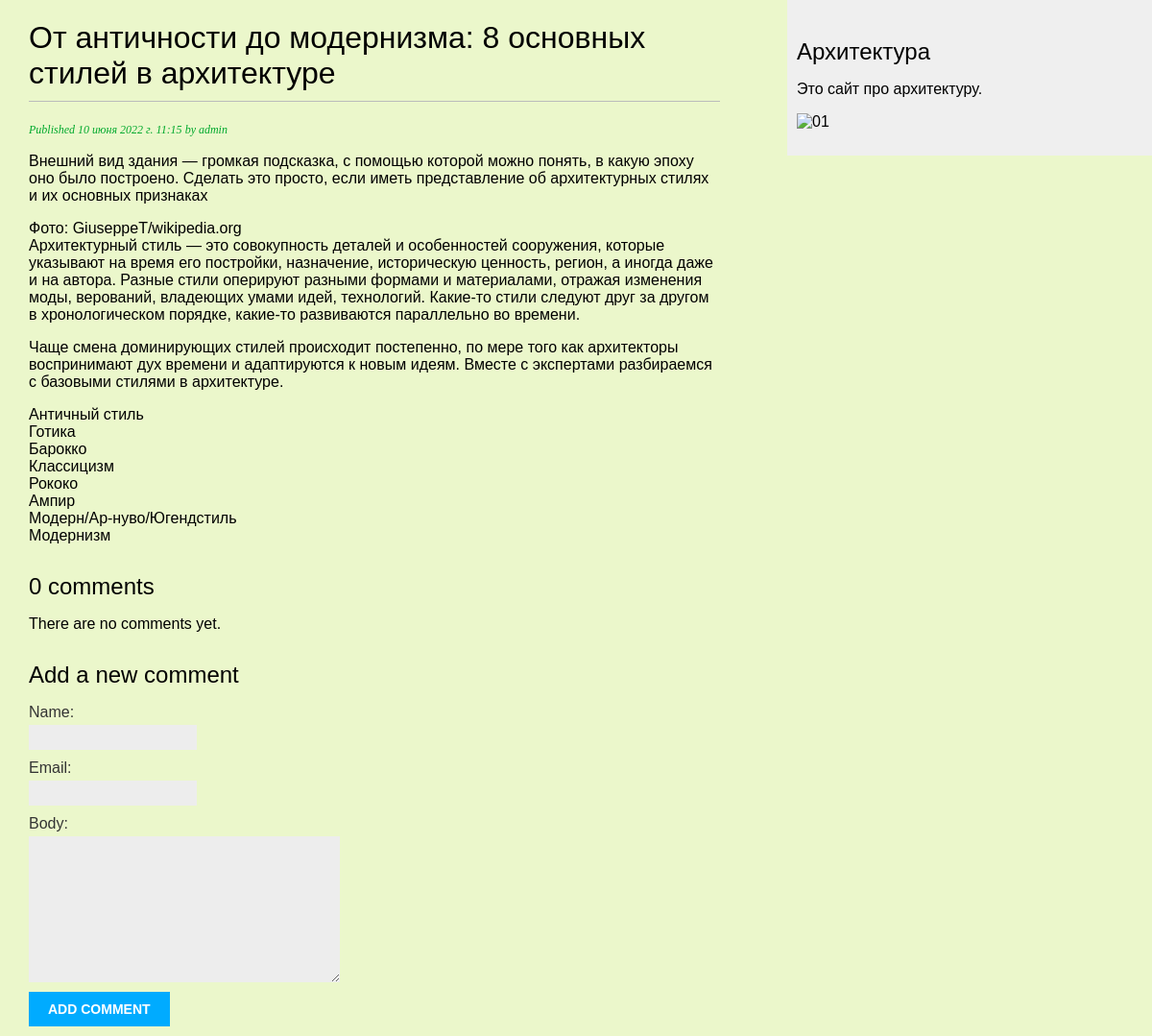
The app's page /blog/4/ with its own data.
### blog/models.py (models this page shows, shortened)
class Post(models.Model):
    class Status(models.TextChoices):
        DRAFT = 'DF', 'Draft'
        PUBLISHED = 'PB', 'Published'
    title = models.CharField(max_length=250)
    slug = models.SlugField(max_length=250)
    author = models.ForeignKey(User,
                               on_delete=models.CASCADE,
                               related_name='blog_posts')
    body = models.TextField()
    publish = models.DateTimeField(default=timezone.now)
    created = models.DateTimeField(auto_now_add=True)
    updated = models.DateTimeField(auto_now=True)
    status = models.CharField(max_length=2,
                              choices=Status.choices,
                              default=Status.DRAFT)
    objects = models.Manager() # The default manager.
    published = PublishedManager() # Our custom manager.
    class Meta:
        ordering = ['-publish']
        indexes = [
            models.Index(fields=['-publish']),
        ]

### blog/views.py (the view)
# urls.py: path('<int:id>/', views.post_detail, name='post_detail'),
def post_detail(request, id):
    post = get_object_or_404(Post, id=id, status=Post.Status.PUBLISHED)
    comments = post.comments.filter(active=True)
    form = CommentForm()
    return render(request, 'blog/post/detail.html', {'post': post, 'comments': comments,
'form': form})

### blog/forms.py
class CommentForm(forms.ModelForm):
    class Meta:
        model = Comment
        fields = ['name', 'email', 'body']

### blog/templates/blog/post/detail.html (shortened to what this page needs)
{% extends "blog/base.html" %}
{% block content %}
  <h1>{{ post.title }}</h1>
  <p class="date">
    Published {{ post.publish }} by {{ post.author }}
  </p>
  {{ post.body|linebreaks }}
  {% with comments.count as total_comments %}
 <h2>{{ total_comments }} comment{{ total_comments|pluralize }}</h2>
{% endwith %}
{% for comment in comments %}
 <div class="comment">
 <p class="info">
 Comment {{ forloop.counter }} by {{ comment.name }}
 {{ comment.created }}
 </p>
 {{ comment.body|linebreaks }}
 </div>
{% empty %}
 <p>There are no comments yet.</p>
{% endfor %}
<h2>Add a new comment</h2>
 <form action="{% url "blog:post_comment" post.id %}" method="post">
 {{ form.as_p }}
 <p><input type="submit" value="Add comment"></p>
 </form>
{% endblock %}

### blog/static/css/blog.css (style rules this page uses)
body { margin:0; padding:0; font-family:helvetica, sans-serif; background: #ebf7cb; }
h1 { font-weight:normal; border-bottom:1px solid #bbb; padding:0 0 10px 0; }
h2 { font-weight:normal; margin:30px 0 0; }
p.date { color:#ccc; font-family: georgia, serif; font-size: 12px; font-style: italic; color: #00a92c; }
label { float:left; clear:both; color:#333; margin-bottom:4px; }
input, textarea { clear:both; float:left; margin:0 0 10px; background:#ededed; border:0; padding:6px 10px; font-size:12px; }
input[type=submit] { font-weight:bold; background:#00abff; color:#fff; padding:10px 20px; font-size:14px; text-transform:uppercase; }

### records on screen
Post: title "От античности до модернизма: 8 основных стилей в архитектуре", publish "10 июня 2022 г. 11:15", author "admin", body "Внешний вид здания — громкая подсказка, с помощью которой можно понять, в какую эпоху оно было построено. Сделать это просто, если иметь представление об архитектурных стилях и их основных признаках Фото: GiuseppeT/wikipedia.org Архитектурный стиль — это совокупность деталей и особенностей сооружения, которые указывают на время его постройки, назначение, историческую ценность, регион, а иногда даже и на автора. Разные стили оперируют разными формами и материалами, отражая изменения моды, верований, владеющих умами идей, технологий. Какие-то стили следуют друг за другом в хронологическом порядке, какие-то развиваются параллельно во времени. Чаще смена доминирующих стилей происходит…"

### other values on screen
{{ total_comments }} "0"
